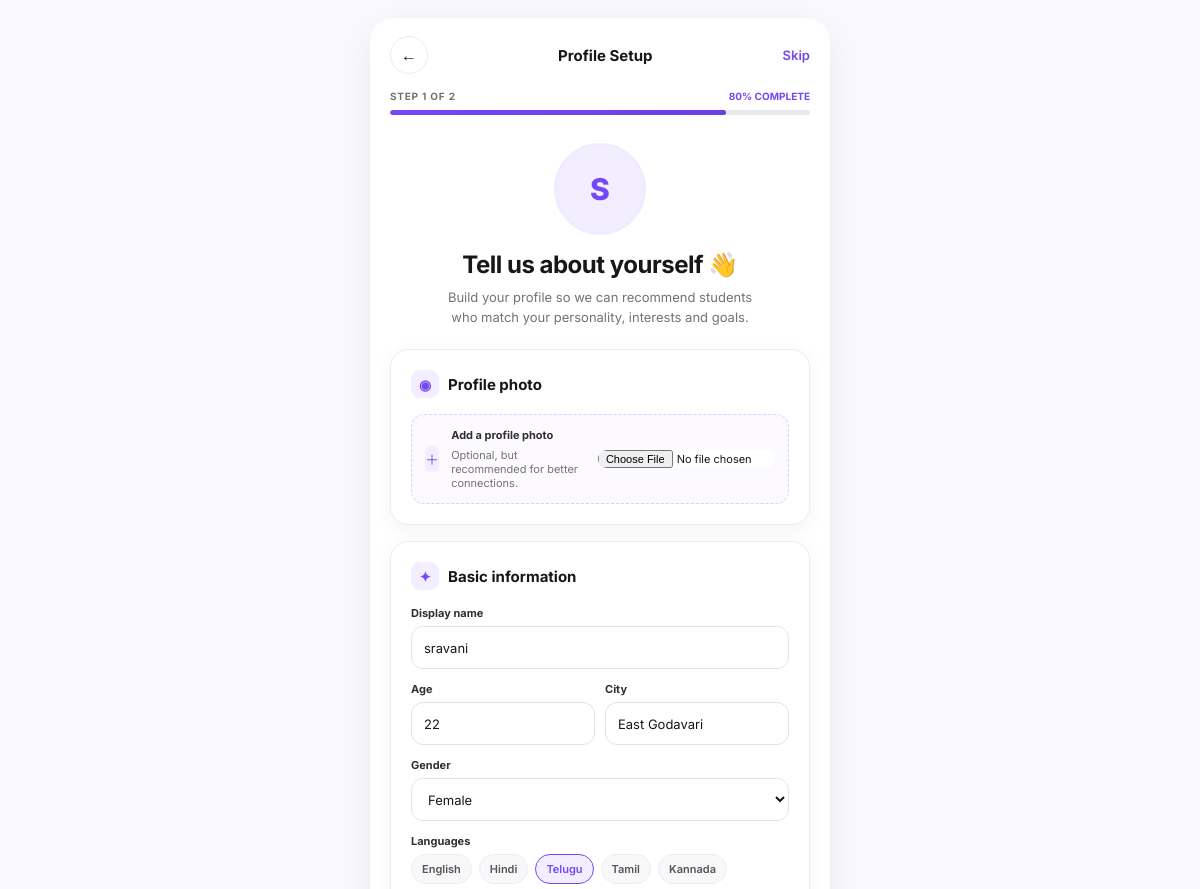
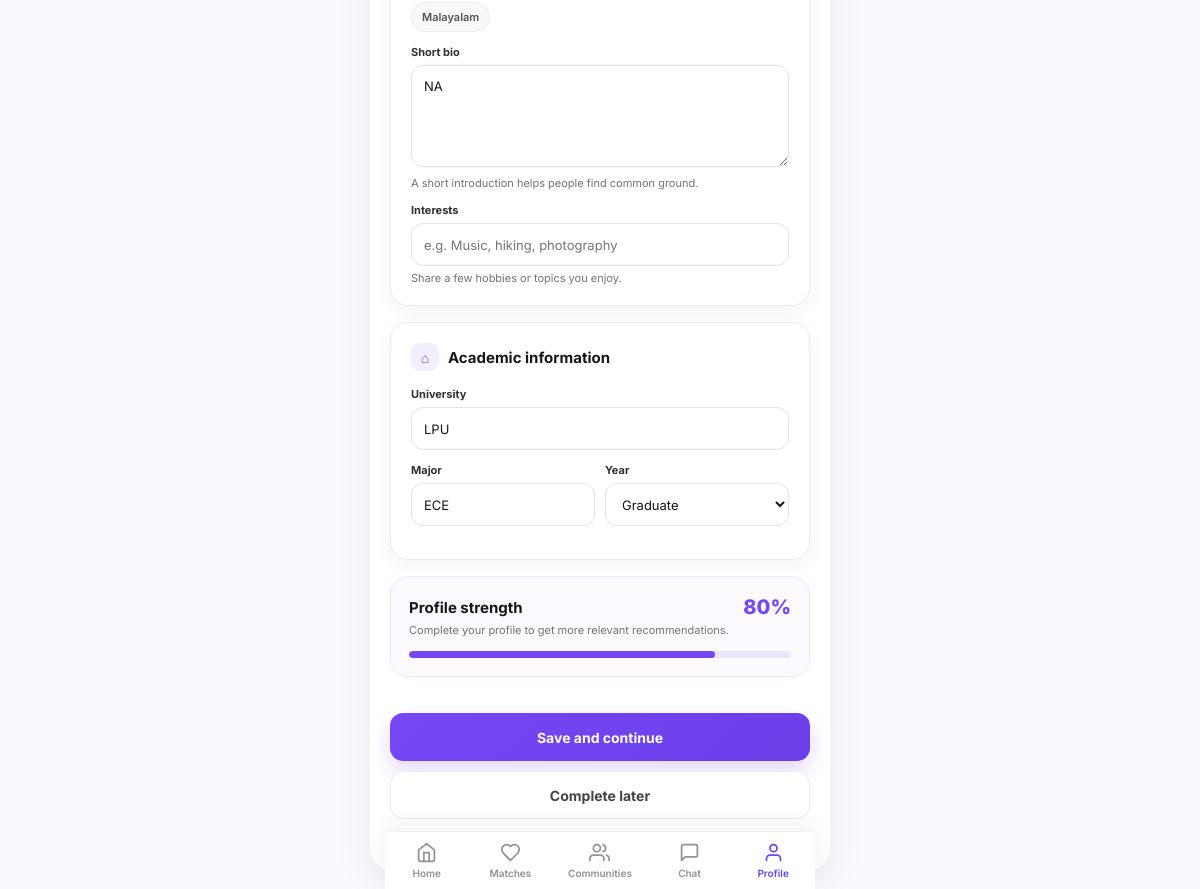
Page /profiles/setup/ (signed in) on the earlier database version (2 pictures, top to bottom).
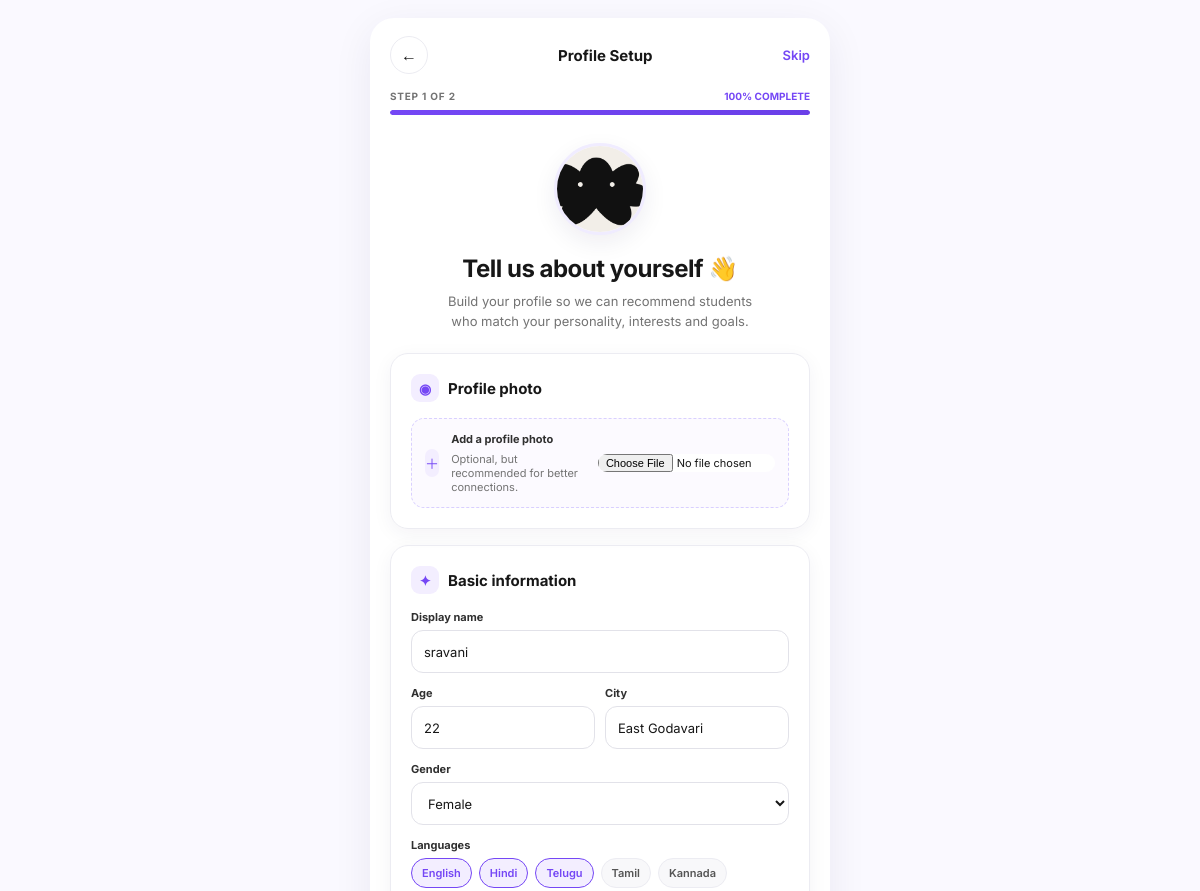
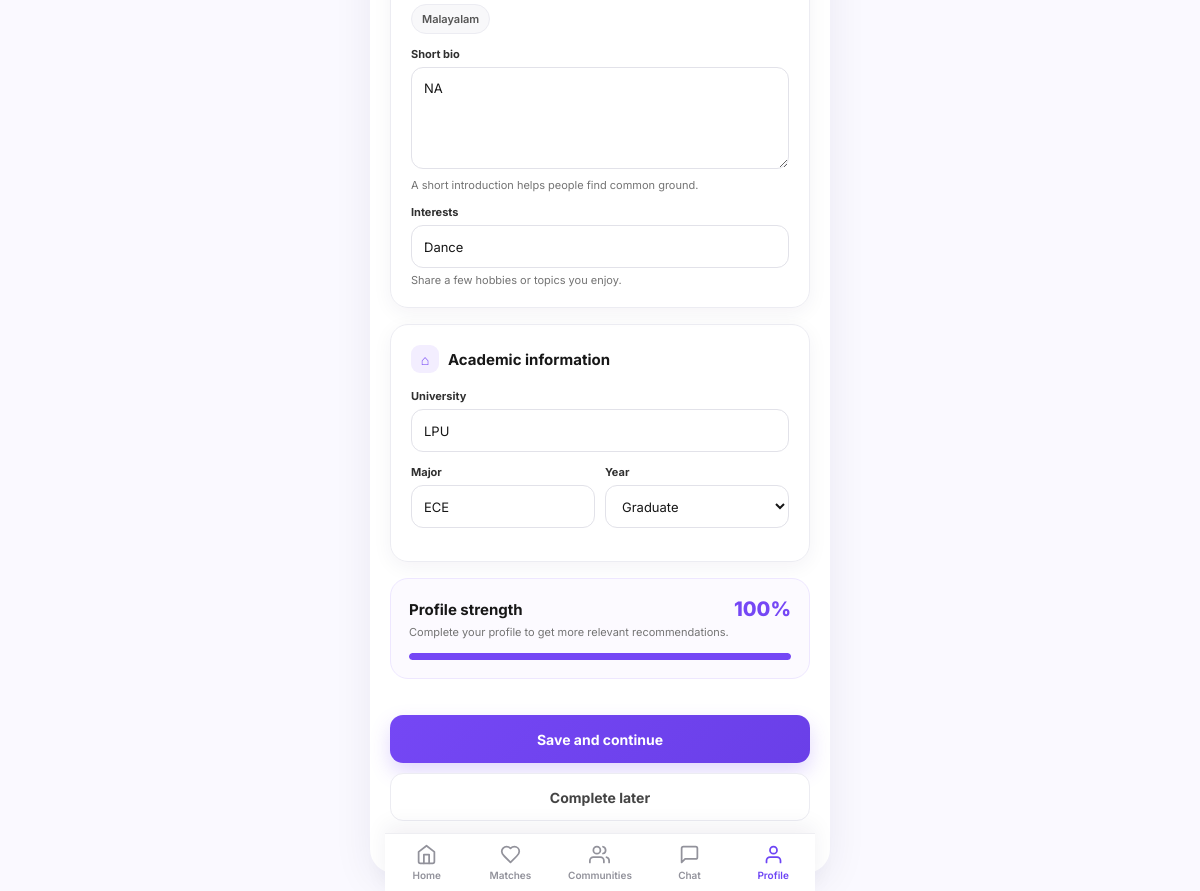
Same page on the later database version (2 pictures, top to bottom).
### accounts/models.py (models this page shows, shortened)
class User(AbstractUser):
    id = models.UUIDField(primary_key=True, default=uuid.uuid4, editable=False)
    username = None  # Not used; authentication via email
    email = models.EmailField('Email Address', unique=True)
    first_name = models.CharField('First Name', max_length=150, blank=True)
    last_name = models.CharField('Last Name', max_length=150, blank=True)
    is_verified = models.BooleanField('Verified', default=False)
    created_at = models.DateTimeField(auto_now_add=True)
    updated_at = models.DateTimeField(auto_now=True)
    USERNAME_FIELD = 'email'
    REQUIRED_FIELDS = ['first_name', 'last_name']
    objects = UserManager()
    class Meta:
        db_table = 'accounts_user'
        ordering = ['-created_at']

### profiles/models.py (models this page shows, shortened)
class Profile(models.Model):
    id = models.UUIDField(primary_key=True, default=uuid.uuid4, editable=False)
    user = models.OneToOneField(settings.AUTH_USER_MODEL, on_delete=models.CASCADE, related_name='profile')
    university = models.CharField(max_length=200, blank=True)
    major = models.CharField(max_length=200, blank=True)
    year = models.CharField(max_length=50, blank=True)
    age = models.PositiveSmallIntegerField(null=True, blank=True)
    city = models.CharField(max_length=100, blank=True)
    gender = models.CharField(max_length=40, blank=True)
    languages = models.CharField(max_length=300, blank=True)
    bio = models.TextField(blank=True, max_length=500)
    interests = models.CharField(max_length=300, blank=True)
    photo = models.ImageField(upload_to='profiles/', blank=True, null=True)
    is_public = models.BooleanField(default=True)
    questionnaire_completed = models.BooleanField(default=False)
    created_at = models.DateTimeField(auto_now_add=True)
    updated_at = models.DateTimeField(auto_now=True)
    class Meta:
        db_table = 'profiles_profile'

### profiles/views.py (the view)
# urls.py: path('setup/', profile_setup, name='profile_setup'),
@login_required
def profile_setup(request):
    profile, _ = Profile.objects.get_or_create(user=request.user)
    if request.method == 'POST':
        form = ProfileSetupForm(request.POST, request.FILES, instance=profile, user=request.user)
        if form.is_valid():
            form.save()
            if not profile.is_public:
                profile.is_public = True
                profile.save(update_fields=('is_public', 'updated_at'))
            messages.success(request, 'Your profile has been saved.')
            return redirect('home')
    else:
        form = ProfileSetupForm(instance=profile, user=request.user)
    return render(request, 'profiles/setup.html', {
        'form': form,
        'profile': profile,
        'profile_pct': get_profile_completion(request.user),
    })

### profiles/services.py (called while the page is built, shortened)
def get_profile_strength(user):
    profile = getattr(user, 'profile', None)
    fields = [
        ('Age', profile.age),
        ('City', profile.city),
        ('Gender', profile.gender),
        ('Languages', profile.languages),
        ('Profile Photo', profile.photo),
        ('Bio', profile.bio),
        ('University', profile.university),
        ('Major', profile.major),
        ('Year', profile.year),
        ('Interests', profile.interests),
    ]
    completed = [label for label, value in fields if value and str(value).strip()]
    missing = [label for label, value in fields if not value or not str(value).strip()]
    return {
        'profile_strength': int(round(len(completed) / len(fields) * 100)),
        'completed_fields': len(completed),
        'total_fields': len(fields),
        'missing_fields': missing,
    }

def get_profile_completion(user):
    return get_profile_strength(user)['profile_strength']

### templates/profiles/setup.html (shortened to what this page needs)
{% load static %}
<!doctype html>
<html lang="en">
<head>
</head>
<body>
<main class="app">
  <header class="topbar">
    <a class="back" href="{% url 'home' %}" aria-label="Go back">←</a>
    <h1>Profile Setup</h1>
    <a class="skip" href="{% url 'home' %}">Skip</a>
  </header>
  <div class="progress">
    <div class="progress-label"><span>STEP 1 OF 2</span><strong>{{ profile_pct }}% COMPLETE</strong></div>
    <div class="track"><div class="fill"></div></div>
  </div>
  <section class="hero">
    {% if profile.photo %}<img class="avatar" src="{{ profile.photo.url }}" alt="Profile photo">{% else %}<div class="avatar-placeholder">{{ request.user.first_name|default:request.user.email|slice:":1"|upper }}</div>{% endif %}
    <h2>Tell us about yourself <span aria-hidden="true">👋</span></h2>
    <p>Build your profile so we can recommend students who match your personality, interests and goals.</p>
  </section>
  <form method="post" enctype="multipart/form-data" novalidate>
    <section class="card">
      <h3><span class="icon">◉</span>Profile photo</h3>
      <div class="upload"><span class="icon">＋</span><div><label for="id_photo">Add a profile photo</label><small>Optional, but recommended for better connections.</small></div><input id="id_photo" name="photo" type="file" accept="image/*"></div>
    </section>
    <section class="card">
      <h3><span class="icon">✦</span>Basic information</h3>
      <div class="field"><label for="{{ form.display_name.id_for_label }}">Display name</label>{{ form.display_name }}{% if form.display_name.errors %}<div class="error">{{ form.display_name.errors.0 }}</div>{% endif %}</div>
      <div class="row"><div class="field"><label for="{{ form.age.id_for_label }}">Age</label>{{ form.age }}</div><div class="field"><label for="{{ form.city.id_for_label }}">City</label>{{ form.city }}</div></div>
      <div class="field"><label for="{{ form.gender.id_for_label }}">Gender</label>{{ form.gender }}</div>
      <div class="field"><label>Languages</label><div class="chips">{% for checkbox in form.languages %}<div class="chip">{{ checkbox.tag }}<label for="{{ checkbox.id_for_label }}">{{ checkbox.choice_label }}</label></div>{% endfor %}</div></div>
      <div class="field"><label for="{{ form.bio.id_for_label }}">Short bio</label>{{ form.bio }}<p class="help">A short introduction helps people find common ground.</p></div>
      <div class="field"><label for="{{ form.interests.id_for_label }}">Interests</label>{{ form.interests }}<p class="help">Share a few hobbies or topics you enjoy.</p></div>
    </section>
    <section class="card">
      <h3><span class="icon">⌂</span>Academic information</h3>
      <div class="field"><label for="{{ form.university.id_for_label }}">University</label>{{ form.university }}</div>
      <div class="row"><div class="field"><label for="{{ form.major.id_for_label }}">Major</label>{{ form.major }}</div><div class="field"><label for="{{ form.year.id_for_label }}">Year</label>{{ form.year }}</div></div>
    </section>
    <section class="strength">
      <div class="strength-head"><h3>Profile strength</h3><span class="percent">{{ profile_pct }}%</span></div>
      <p>Complete your profile to get more relevant recommendations.</p>
      <div class="strength-track"><div class="strength-fill"></div></div>
    </section>
    <div class="actions"><button class="primary" type="submit">Save and continue</button><a class="secondary" href="{% url 'home' %}">Complete later</a></div>
  </form>
</main>{% include 'includes/bottom_nav.html' with active_nav='profile' %}
</body>
</html>

Differences in the rows shown:
no longer on this page (row edited): User: user.first_name "S"
changed Profile "East Godavari": photo: picture added; interests (not shown) → "Dance"
Other differences:
{{ profile_pct }}: "80" → "100"
